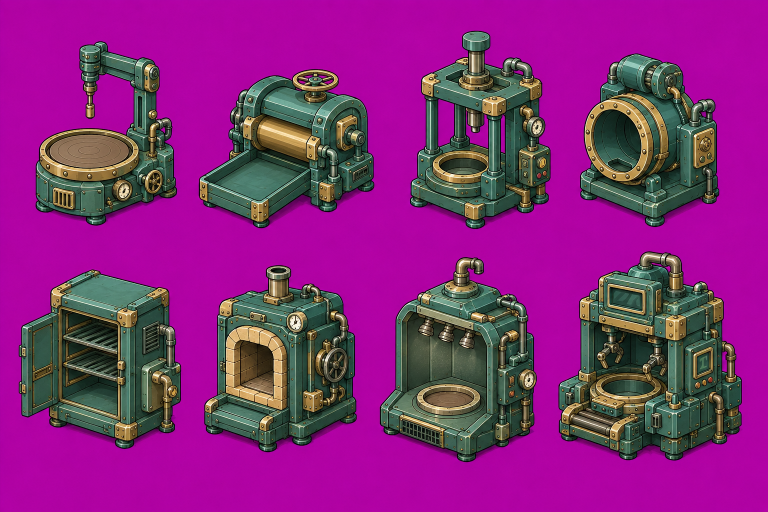
#> input picture art_pack_04/pottery_works_sheet.png, 1536 x 1024 px (shown at 1/2 size); the run also reads 1 picture not shown here
$ python slice_pack04.py
#> lines starting #> are read from the running program, lines starting #| are printed output that depends on the picture; after the words box and inside, x2 and y2 are one past the last pixel; in counts of white or black regions, pixels touching at a corner belong together
#!/usr/bin/env python3
"""Slice art_pack_04 — the pottery works, the menu cards, and the two books.

Three quite different jobs:

  pottery_works_sheet.png  eight brass-and-verdigris machines on the magenta
                           key, 4x2. The kiln and the wheel among them, which is
                           what moves pottery out of a menu and onto the floor.
  menu_cards_sheet.png     twenty illustrated cards on cream, 5x4. These are
                           paper, so they are NOT keyed out — a card wants its
                           own page kept. Each cell is snapped to the card's own
                           edge instead.
  book_*.png               one open book each, for the menu and the diary. These
                           back a DOM panel rather than a canvas sprite, so the
                           margin they were drawn on is flooded away to
                           transparency — an opaque cream rectangle behind the
                           covers reads as a sheet of paper the book is sitting
                           on, which is not what a floating panel wants — then
                           trimmed, scaled and written as PNG.

    python3 tools/slice_pack04.py
"""

from __future__ import annotations

import json
import os

import numpy as np
from PIL import Image, ImageFilter
from scipy import ndimage

ROOT = os.path.dirname(os.path.dirname(os.path.abspath(__file__)))
PACK = os.path.join(ROOT, 'art_pack_04')
OUT = os.path.join(ROOT, 'assets')

# ------------------------------------------------------------------ pottery ---

# Read off the sheet left to right, top to bottom. The names say what the game
# uses them for, not what they might be: the wheel and the kilns are buildings
# you tap, so they need to be recognisable at a glance on the factory floor.
POTTERY = [
    'pot_wheel',      # throwing wheel over a round table, drill arm above
    'glaze_mill',     # rolling mill with a short belt
    'clay_press',     # screw press, big frame
    'round_kiln',     # porthole kiln
    'drying_rack',    # open shelving cabinet
    'bisque_kiln',    # arched firebox
    'glaze_kiln',     # tall kiln with hanging elements
    'master_kiln',    # kiln and wheel together
]

# -------------------------------------------------------------- menu cards ---

CARD_COLS, CARD_ROWS = 5, 4

# What each card is a picture of, in sheet order. Used to pick a card for a
# recipe, a diary page or the day's catch, so the label matters more than the
# index — a shrimp card should never end up on a cake.
CARDS = [
    'card_shrimp', 'card_crab', 'card_grilled_fish', 'card_sashimi', 'card_ramen',
    'card_oyster', 'card_feast', 'card_stein', 'card_hotpot', 'card_cloche',
    'card_stars', 'card_stamps', 'card_discount', 'card_cake', 'card_dolphin',
    'card_royal', 'card_reef', 'card_squid', 'card_whale', 'card_platter',
]

# ------------------------------------------------------------------- books ---

BOOKS = [
    ('book_menu.png', 'book_menu'),
    ('book_diary.png', 'book_diary'),
    # no ruled boxes on this one, so it backs the panels whose content is a grid
    ('book_plain.png', 'book_plain'),
]
BOOK_W = 1200

# The drafting sheet behind the build menu: a grid, corner ticks and title
# blocks. Rectangular, so it only needs its white margin trimmed off.
PLANS = [('blueprint_sheet.png', 'blueprint')]
PLAN_W = 1100


def lift_magenta(img: Image.Image) -> Image.Image:
    """Colour test, never a flood — the key shows through machine handles."""
    rgb = np.asarray(img.convert('RGB')).astype(np.int16)
    r, g, b = rgb[..., 0], rgb[..., 1], rgb[..., 2]
    hot = np.minimum(r, b)
    bg = (hot > 100) & ((hot - g) > 42)
#> bg: shape (1024, 1536) bool; 58.7% white; 15 black regions (7 under 20 px), largest, box (x1, y1, x2, y2) and area: (1117, 503, 1484, 921) 112176, (759, 514, 1074, 924) 89687, (37, 539, 362, 898) 88334
    a = Image.fromarray(np.where(bg, 0, 255).astype(np.uint8), mode='L')
    a = a.filter(ImageFilter.MinFilter(3)).filter(ImageFilter.GaussianBlur(0.6))
    out = img.convert('RGBA')
    out.putalpha(a)
#> the loop in slice_pottery, `for idx, cell in grid_cells(img, 4, 2):` made 8 passes
#> (n in biggest_blob, areas in biggest_blob, k in fit, rel) on passes 1 to 8: (1, [59006], 0.571, 'machines/pot_wheel.png'), (1, [74478], 0.66, 'machines/glaze_mill.png'), (1, [72158], 0.53, 'machines/clay_press.png'), (2, [69730, 416], 0.605, 'machines/round_kiln.png'), (1, [87985], 0.585, 'machines/drying_rack.png'), (2, [82699, 343], 0.561, 'machines/bisque_kiln.png'), (2, [88964, 4019], 0.512, 'machines/glaze_kiln.png'), (1, [107310], 0.513, 'machines/master_kiln.png')
#> after the loop in slice_pottery, `for idx, cell in grid_cells(img, 4, 2):`:
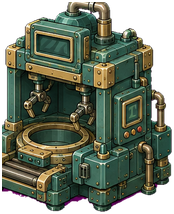
#> sprite: PIL image 174x214 RGBA; mean R, G, B, A 56.7, 64.6, 48.9, 190.8; transparent parts drawn white
#> after the loop in slice_pottery, `for idx, cell in grid_cells(img, 4, 2):`: added = 8; entries = 8 items
#|   pottery machines: +8 (8 total)
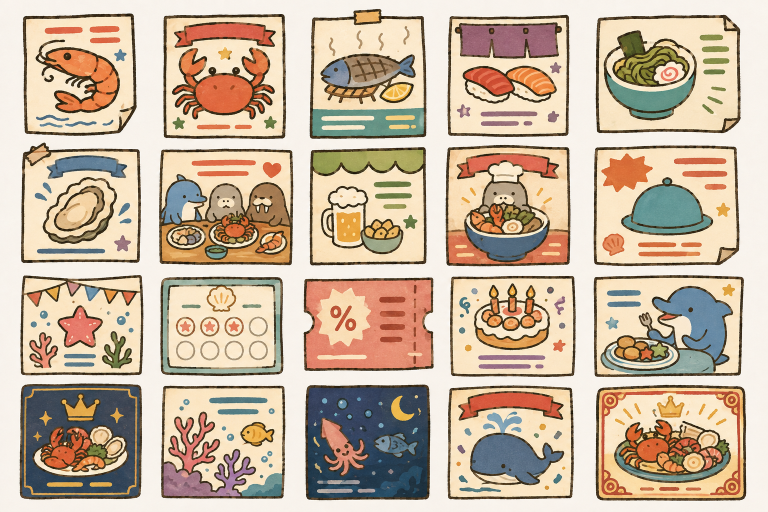
#> input picture art_pack_04/menu_cards_sheet.png, 1536 x 1024 px (shown at 1/2 size)
#> in slice_cards, img is the input picture: PIL image 1536x1024 RGB; mean R, G, B 200.1, 181.3, 160.2
    return out


def biggest_blob(cell: Image.Image) -> Image.Image | None:
    a = np.asarray(cell.getchannel('A')) > 30
    a = ndimage.binary_opening(a, np.ones((2, 2)))
    lbl, n = ndimage.label(a)
    if n == 0:
        return None
    areas = ndimage.sum(a, lbl, range(1, n + 1))
    if areas.max() < 400:
        return None
    mask = lbl == int(np.argmax(areas)) + 1
    alpha = np.where(mask, np.asarray(cell.getchannel('A')), 0).astype(np.uint8)
    cell = cell.copy()
    cell.putalpha(Image.fromarray(alpha, mode='L'))
    ys, xs = np.nonzero(mask)
    return cell.crop((int(xs.min()), int(ys.min()), int(xs.max()) + 1, int(ys.max()) + 1))


def fit(img: Image.Image, max_h: int, pad: int = 2) -> Image.Image:
    if img.height > max_h:
        k = max_h / img.height
        img = img.resize((max(1, round(img.width * k)), max_h), Image.LANCZOS)
    out = Image.new('RGBA', (img.width + pad * 2, img.height + pad * 2))
    out.paste(img, (pad, pad))
    return out


def grid_cells(img: Image.Image, cols: int, rows: int):
    cw, ch = img.width / cols, img.height / rows
    for row in range(rows):
        for col in range(cols):
            yield row * cols + col, img.crop((
                round(col * cw), round(row * ch), round((col + 1) * cw), round((row + 1) * ch)))


def card_boxes(img: Image.Image, want: int):
    """Find each card on the sheet as its own box, in reading order.

    Gridding this sheet does not work: the cards are hand-laid at different
    sizes, so a fixed cell always carries a sliver of its neighbour. What does
    separate them cleanly is colour — the backdrop measures (247,242,236) while
    the card paper is a warmer (248,226,190), a good 40 levels apart on the blue
    channel. So threshold the darkest channel, close each card into one shape,
    and take the biggest blobs.
    """
#> called with want = 20
    rgb = np.asarray(img.convert('RGB')).astype(np.int16)
    ink = rgb.min(axis=-1) < 218
#> ink: shape (1024, 1536) bool; 72% white; 3106 black regions (3070 under 20 px), largest, box (x1, y1, x2, y2) and area: (0, 0, 1536, 1024) 431827, (1216, 687, 1235, 698) 75, (96, 939, 119, 947) 70
    ink = ndimage.binary_closing(ink, np.ones((11, 11)))
#> ink: shape (1024, 1536) bool; 72.6% white; 1 black region, box (x1, y1, x2, y2) and area: (0, 0, 1536, 1024) 430679
    ink = ndimage.binary_opening(ink, np.ones((5, 5)))
#> ink: shape (1024, 1536) bool; 72.6% white; 1 black region, box (x1, y1, x2, y2) and area: (0, 0, 1536, 1024) 430725
    lbl, n = ndimage.label(ink)
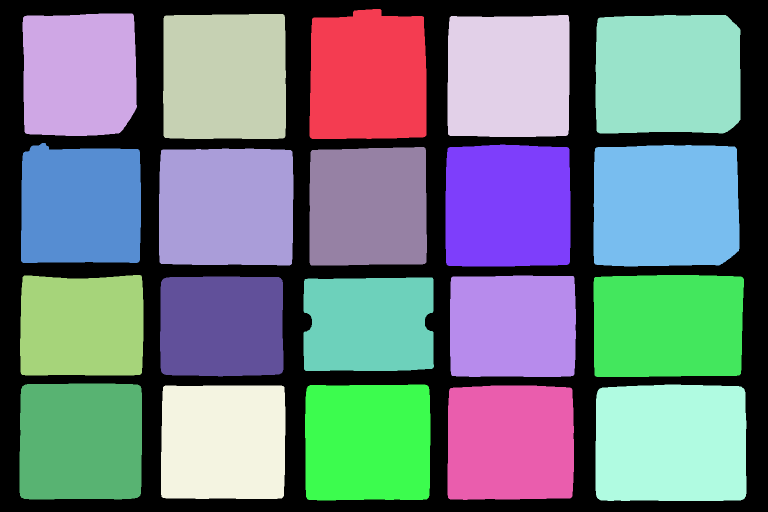
#> lbl: shape (1024, 1536) int32 (shown at 1/2 size); 21 distinct labels, from 0 to 20; one colour per label, 0 black
#> n = 20
    if n == 0:
        return []
    areas = ndimage.sum(ink, lbl, range(1, n + 1))
#> areas = 20 values, max 68941 at index 17, min 46891 at index 14, mean 57106.9
    boxes = []
    for i, sl in enumerate(ndimage.find_objects(lbl)):
        if areas[i] < ink.size * 0.004:
            continue
        ys, xs = sl
        boxes.append((ys.start, ys.stop, xs.start, xs.stop, areas[i]))
#> this loop made 20 passes
#> after the loop, boxes = 20 items, first 6: (18, 278, 619, 853, 56945), (27, 272, 45, 274, 53164), (28, 278, 326, 572, 60649), (30, 274, 895, 1139, 58342), (30, 267, 1191, 1481, 66751), (286, 526, 42, 282, 54306)
    boxes.sort(key=lambda b: -b[4])
    boxes = boxes[:want]
#> boxes = 20 items, first 6: (769, 1002, 1191, 1493, 68941), (290, 533, 1187, 1479, 68582), (30, 267, 1191, 1481, 66751), (297, 531, 318, 587, 61743), (28, 278, 326, 572, 60649), (550, 754, 1187, 1488, 59838)
    # reading order: band by row (cards in a row overlap vertically), then by x
    boxes.sort(key=lambda b: b[0])
    rows, cur = [], [boxes[0]]
#> rows = []; cur = [(18, 278, 619, 853, 56945)]
    for b in boxes[1:]:
        if b[0] < cur[-1][1] - (cur[-1][1] - cur[-1][0]) * 0.5:
            cur.append(b)
        else:
            rows.append(cur)
            cur = [b]
#> this loop made 19 passes
#> cur on passes 5, 10, 15: [(286, 526, 42, 282, 54306)], [(550, 754, 1187, 1488, 59838)], [(767, 999, 39, 284, 55989)]
#> after the loop, rows = 3 items
    rows.append(cur)
    out = []
    for row in rows:
        row.sort(key=lambda b: b[2])
        out.extend(row)
#> this loop made 4 passes
#> after the loop, out = 20 items, first 6: (27, 272, 45, 274, 53164), (28, 278, 326, 572, 60649), (18, 278, 619, 853, 56945), (30, 274, 895, 1139, 58342), (30, 267, 1191, 1481, 66751), (286, 526, 42, 282, 54306)
    return out


# ------------------------------------------------------------------ stages ---

def slice_pottery(manifest):
    entries = list(manifest.get('machines', []))
    os.makedirs(os.path.join(OUT, 'machines'), exist_ok=True)
    img = lift_magenta(Image.open(os.path.join(PACK, 'pottery_works_sheet.png')))
    added = 0
    for idx, cell in grid_cells(img, 4, 2):
        if idx >= len(POTTERY):
            break
        shape = biggest_blob(cell)
        if shape is None:
            print(f'  ! machines/{POTTERY[idx]}: empty cell')
            continue
        sprite = fit(shape, 210)
        rel = f'machines/{POTTERY[idx]}.png'
        sprite.save(os.path.join(OUT, rel))
        entries = [e for e in entries if e['id'] != POTTERY[idx]]
        entries.append({'id': POTTERY[idx], 'src': rel,
                        'w': sprite.width, 'h': sprite.height})
        added += 1
    manifest['machines'] = entries
    print(f'  pottery machines: +{added} ({len(entries)} total)')


def slice_cards(manifest):
    os.makedirs(os.path.join(OUT, 'cards'), exist_ok=True)
    img = Image.open(os.path.join(PACK, 'menu_cards_sheet.png')).convert('RGB')
    entries = []
    boxes = card_boxes(img, len(CARDS))
#> boxes has the same summary as out in card_boxes
    if len(boxes) != len(CARDS):
        print(f'  ! found {len(boxes)} cards, expected {len(CARDS)}')
    for idx, (y0, y1, x0, x1, _a) in enumerate(boxes):
        if idx >= len(CARDS):
            break
        card = img.crop((x0, y0, x1, y1))
        if card.width < 40 or card.height < 40:
            print(f'  ! cards/{CARDS[idx]}: nothing found')
            continue
        if card.width > 420:
            k = 420 / card.width
            card = card.resize((420, max(1, round(card.height * k))), Image.LANCZOS)
        rel = f'cards/{CARDS[idx]}.png'
        card.save(os.path.join(OUT, rel))
        entries.append({'id': CARDS[idx], 'src': rel, 'w': card.width, 'h': card.height})
#> this loop made 20 passes
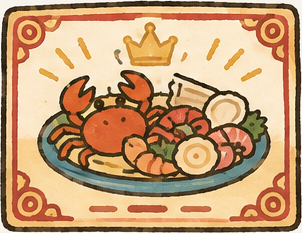
#> card: PIL image 302x233 RGB; mean R, G, B 196.9, 157.8, 117.8
#> after the loop, entries = 20 items
    manifest['cards'] = entries
    print(f'  cards: {len(entries)} sprites')
#|   cards: 20 sprites


def slice_books(manifest):
    """The two book spreads, for the DOM panels rather than the canvas.

    The margin has to go, not just get cropped: the covers are rounded, so a
    rectangular crop still leaves cream in the corners and the panel reads as a
    book lying on a sheet of paper. So the backdrop is flooded from the edge —
    safe here, because a closed cover has no gaps for the flood to leak through.
    """
    os.makedirs(os.path.join(OUT, 'ui'), exist_ok=True)
    entries = list(manifest.get('ui', []))
    for fname, name in BOOKS:
        img = Image.open(os.path.join(PACK, fname)).convert('RGB')
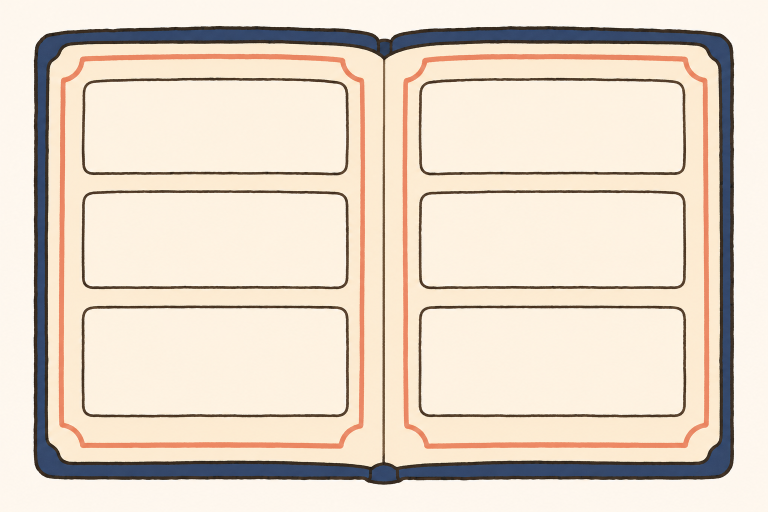
#> input picture art_pack_04/book_menu.png, 1536 x 1024 px (shown at 1/2 size)
#> img is the input picture: PIL image 1536x1024 RGB; mean R, G, B 229, 215.5, 200.4
        rgb = np.asarray(img).astype(np.int16)
        # the margin is a flat pale wash; the paper inside is warmer and the
        # covers are dark, so the two never meet on this test
        corner = rgb[2, 2]
#> corner = [253, 246, 237]
        pale = (np.abs(rgb - corner).sum(axis=-1) < 26)
#> pale: shape (1024, 1536) bool; 58.4% white; 463 black regions (453 under 20 px), largest, box (x1, y1, x2, y2) and area: (66, 51, 1470, 970) 651711, (189, 340, 206, 343) 31, (1147, 163, 1174, 164) 27
        lbl, _ = ndimage.label(pale)
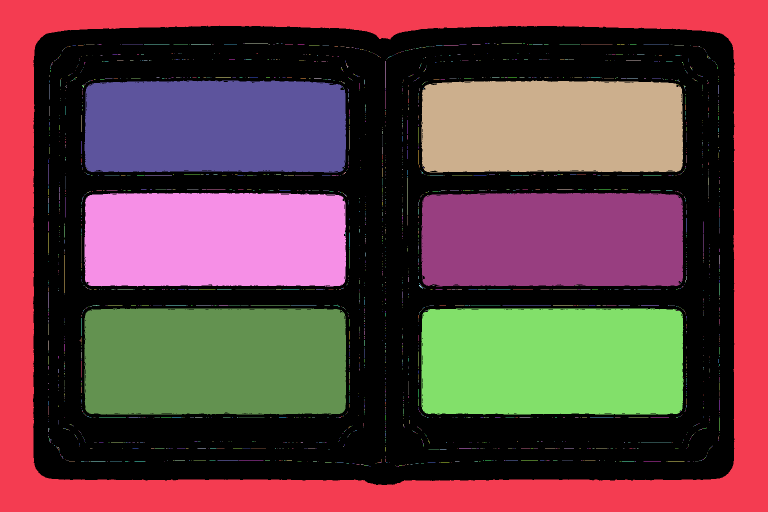
#> lbl: shape (1024, 1536) int32 (shown at 1/2 size); 2494 distinct labels, from 0 to 2493; one colour per label, 0 black
        edge = set(lbl[0].tolist()) | set(lbl[-1].tolist())
#> edge = 1 item
        edge |= set(lbl[:, 0].tolist()) | set(lbl[:, -1].tolist())
        edge.discard(0)
        back = np.isin(lbl, list(edge))
#> back: shape (1024, 1536) bool; 19.7% white; 1 white region, box (x1, y1, x2, y2) and area: (0, 0, 1536, 1024) 309649
        alpha = Image.fromarray(np.where(back, 0, 255).astype(np.uint8), mode='L')
        alpha = alpha.filter(ImageFilter.MinFilter(3)).filter(ImageFilter.GaussianBlur(0.7))
        out = img.convert('RGBA')
        out.putalpha(alpha)
        ys, xs = np.nonzero(np.asarray(alpha) > 8)
        if len(xs):
            out = out.crop((int(xs.min()), int(ys.min()), int(xs.max()) + 1, int(ys.max()) + 1))
#> out: PIL image 1403x918 RGBA
        if out.width > BOOK_W:
            k = BOOK_W / out.width
            out = out.resize((BOOK_W, max(1, round(out.height * k))), Image.LANCZOS)
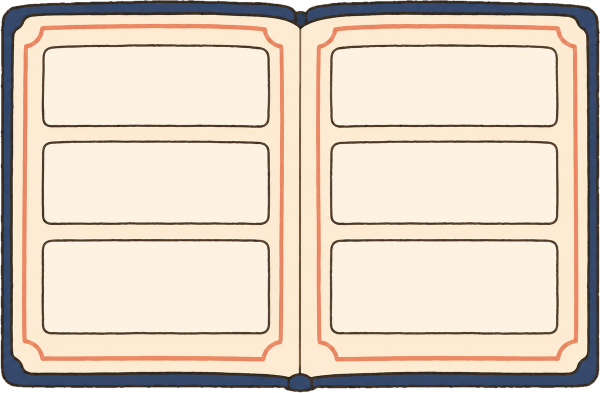
#> out: PIL image 1200x785 RGBA (shown at 1/2 size); mean R, G, B, A 219.3, 204.5, 188.2, 249.1; transparent parts drawn white
        # WebP, and deliberately NOT registered in the atlas: these are CSS
        # backgrounds for two panels, so putting them in the sprite manifest
        # would have the loader fetch two megabytes at boot for art the player
        # may never open.
        rel = f'ui/{name}.webp'
        out.save(os.path.join(OUT, rel), quality=88, method=6)
        entries = [e for e in entries if e['id'] != name]
        print(f'  {rel}: {out.width}x{out.height}'
              f' ({os.path.getsize(os.path.join(OUT, rel)) // 1024} KB)')
#|   ui/book_menu.webp: 1200x785 (61 KB)
#> pass 2 of the loop in slice_books, `for fname, name in BOOKS:`:
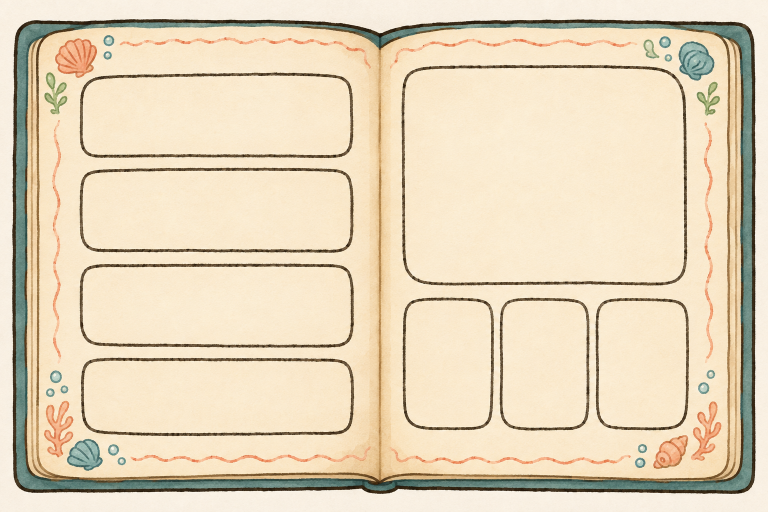
#> input picture art_pack_04/book_diary.png, 1536 x 1024 px (shown at 1/2 size)
#> in slice_books, img is the input picture: PIL image 1536x1024 RGB; mean R, G, B 228.9, 213.6, 186.8
#> corner = [249, 241, 227]
#> in slice_books, `pale = (np.abs(rgb - corner).sum(axis=-1) < 26)`:
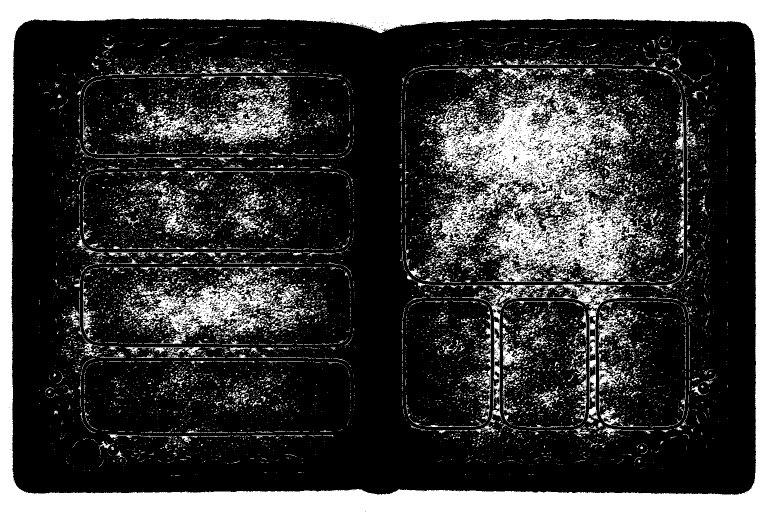
#> pale: shape (1024, 1536) bool (shown at 1/2 size); 23.1% white; 12887 white regions (12058 under 20 px), largest, box (x1, y1, x2, y2) and area: (0, 0, 1536, 1024) 174395, (855, 158, 1287, 564) 68409, (245, 542, 554, 673) 12797
#> in slice_books, `out = out.crop((int(xs.min()), int(ys.min()), int(xs.max()) + 1, int(y..`:
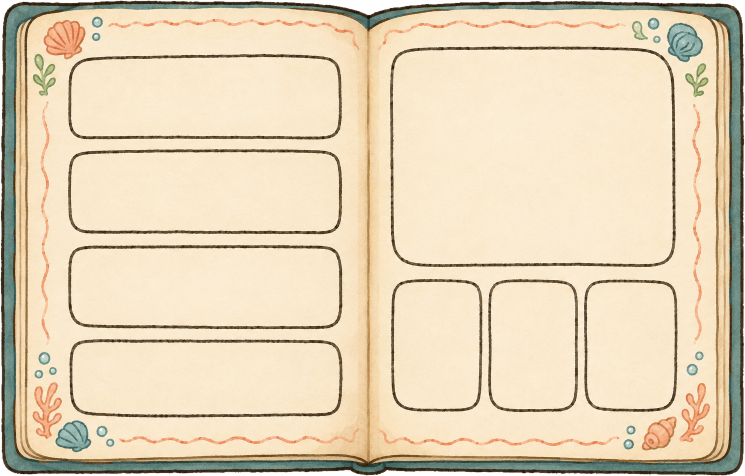
#> out: PIL image 1489x952 RGBA (shown at 1/2 size); mean R, G, B, A 226.8, 210.7, 182.5, 250.5; transparent parts drawn white
#|   ui/book_diary.webp: 1200x767 (112 KB)
    manifest['ui'] = entries


def slice_plans(manifest):
    """The drafting sheet. Opaque and rectangular — it is a sheet of paper."""
    os.makedirs(os.path.join(OUT, 'ui'), exist_ok=True)
    for fname, name in PLANS:
        img = Image.open(os.path.join(PACK, fname)).convert('RGB')
        rgb = np.asarray(img).astype(np.int16)
        ink = ndimage.binary_opening(rgb.min(axis=-1) < 232, np.ones((7, 7)))
        ys, xs = np.nonzero(ink)
        if len(xs):
            img = img.crop((int(xs.min()), int(ys.min()), int(xs.max()) + 1, int(ys.max()) + 1))
        if img.width > PLAN_W:
            k = PLAN_W / img.width
            img = img.resize((PLAN_W, max(1, round(img.height * k))), Image.LANCZOS)
        rel = f'ui/{name}.webp'
        img.save(os.path.join(OUT, rel), quality=86, method=6)
        print(f'  {rel}: {img.width}x{img.height}'
              f' ({os.path.getsize(os.path.join(OUT, rel)) // 1024} KB)')
#|   ui/blueprint.webp: 1100x733 (56 KB)


# ------------------------------------------------------------------ kitchen ---

# The loading screen's props: a pot and a spatula, drawn side by side on cream.
# They are cut apart by their own ink rather than by a grid, because the two are
# nowhere near the same size and a grid would give the spatula a lot of nothing.
TOOLS = [('kitchen_tools.png', ['pot', 'spatula'])]
TOOL_H = 420


def slice_tools(manifest):
    """Two objects on a cream page, keyed out and cut apart by their own ink."""
    os.makedirs(os.path.join(OUT, 'ui'), exist_ok=True)
    for fname, names in TOOLS:
#> (the run stopped early here; a loop or call above may not have finished)
